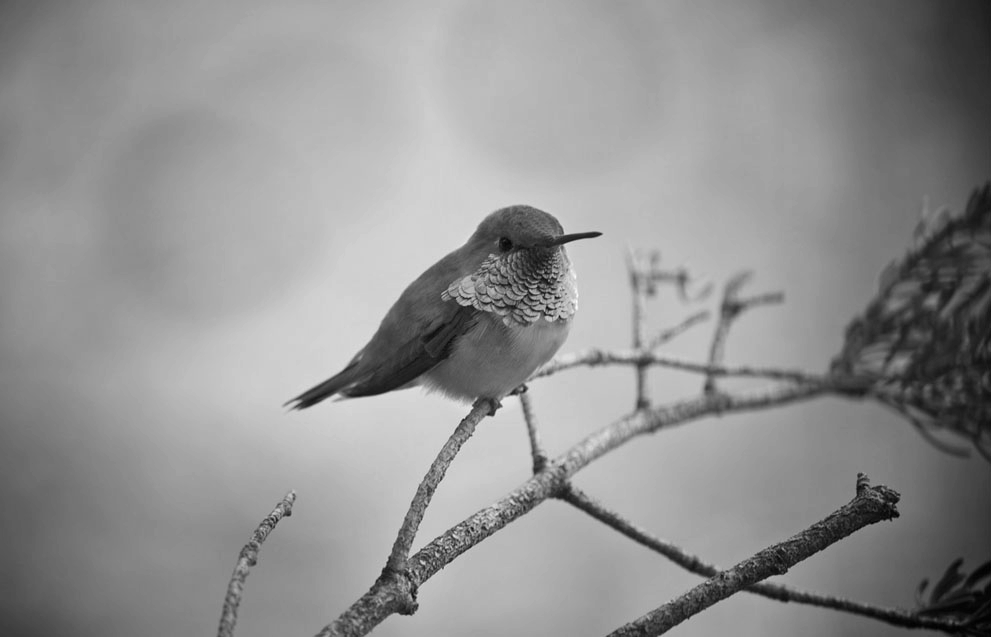
#> input picture CV_HW3_4/bird.png, 991 x 637 px
$ python main.py
#> lines starting #> are read from the running program, lines starting #| are printed output that depends on the picture
import cv2
import imutils as imutils
import numpy as np
from matplotlib import pyplot as plt

img = cv2.imread('bird.png',0)
#> img is the input picture: shape (637, 991); min 0, max 254, mean 145.4

f = np.fft.fft2(img)
fshift = np.fft.fftshift(f)
magnitude1 = 20*np.log(np.abs(fshift))
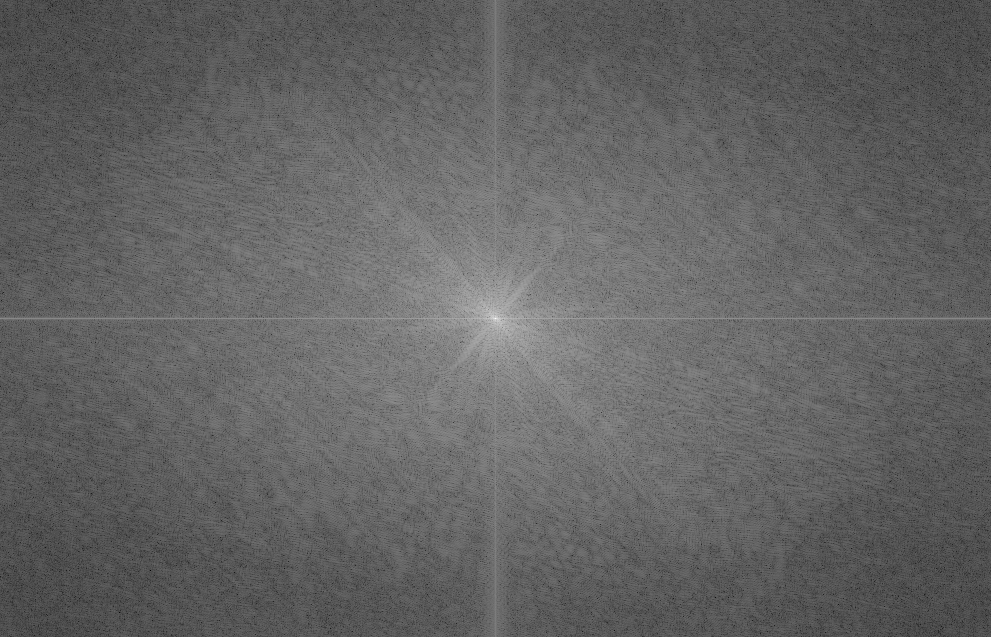
#> magnitude1: shape (637, 991) float64; min 9.13, max 366.7, mean 148.9; drawn with min black and max white

rotated_image = imutils.rotate(img, angle=45)
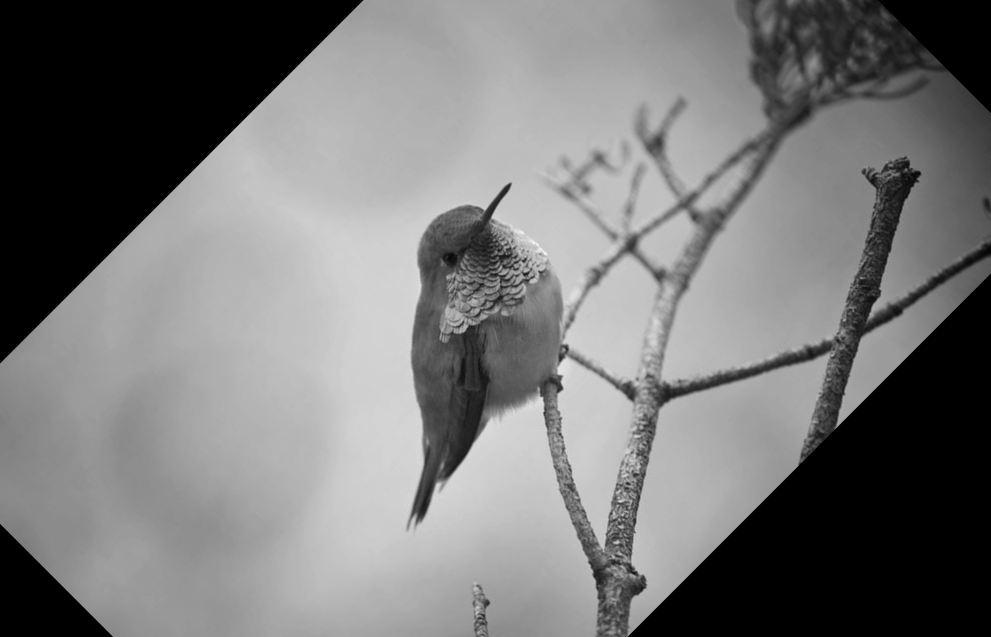
#> rotated_image: shape (637, 991); min 0, max 248, mean 119.5
f2 = np.fft.fft2(rotated_image)
fshift2 = np.fft.fftshift(f2)
magnitude2 = 20*np.log(np.abs(fshift2))
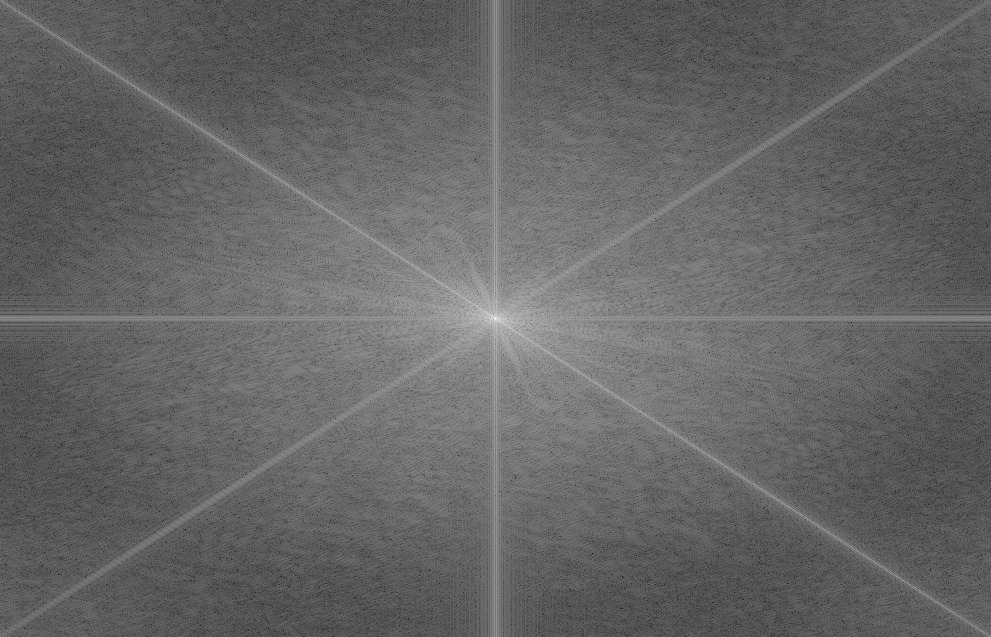
#> magnitude2: shape (637, 991) float64; min 1.15, max 362.8, mean 145; drawn with min black and max white

M = np.float32([[1, 0, 20], [0, 1, 0]]) #translation matrix
(rows, cols) = img.shape[:2]
#> rows = 637; cols = 991
moved_image = cv2.warpAffine(img, M, (cols, rows))
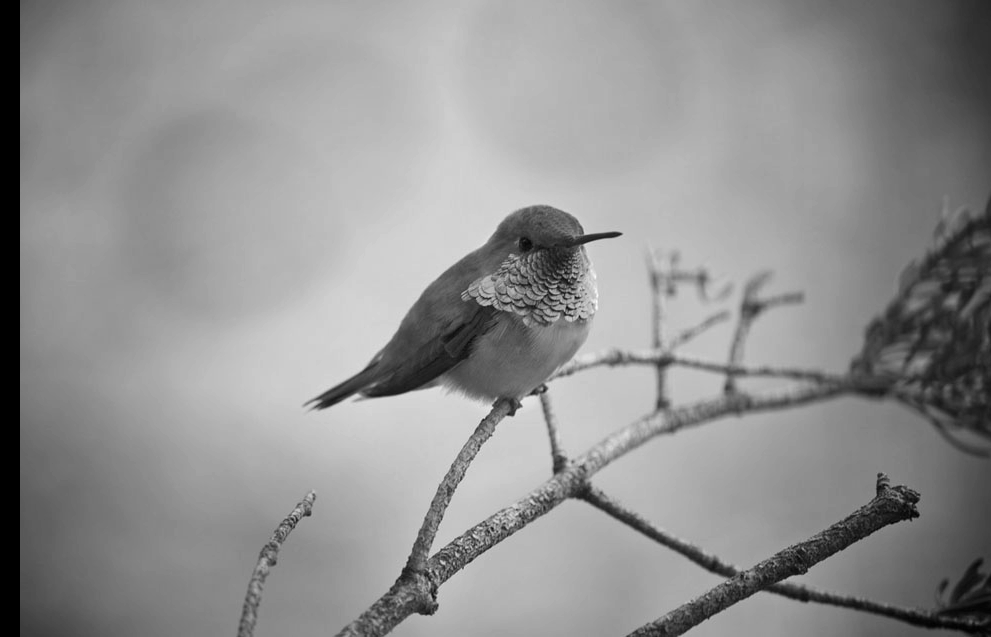
#> moved_image: shape (637, 991); min 0, max 254, mean 144.4
f3 = np.fft.fft2(moved_image)
fshift3 = np.fft.fftshift(f3)
magnitude3 = 20*np.log(np.abs(fshift3))

plt.subplot(331),plt.imshow(img, cmap = 'gray')
plt.title('Input Image'), plt.xticks([]), plt.yticks([])
plt.subplot(332),plt.imshow(magnitude1, cmap = 'gray')
plt.title('Magnitude'), plt.xticks([]), plt.yticks([])
plt.subplot(334),plt.imshow(rotated_image, cmap ='gray')
plt.title('Input Image'), plt.xticks([]), plt.yticks([])
plt.subplot(335),plt.imshow(magnitude2, cmap = 'gray')
plt.title('Magnitude'), plt.xticks([]), plt.yticks([])
plt.subplot(337),plt.imshow(moved_image, cmap = 'gray')
plt.title('Input Image'), plt.xticks([]), plt.yticks([])
plt.subplot(338),plt.imshow(magnitude3, cmap = 'gray')
plt.title('Magnitude'), plt.xticks([]), plt.yticks([])
plt.show()

"""
2)
ba rotate tasvir be andaze 45 daraje, barkhi jahaye tasvir az kadr kharej shode
va barkhi jahaye digar an khali mimanad. behamin dalil engar labe haye vazehi dar
atrafe tasavir rotate shode darim. behamin dalil khat haye movarabi (amud bar labe
haye tasvir asli) dar tasvir furie ijad shode and.

3)
ba shift tasvir be andaze 20 pixel be samt rast, engar yek labe amudi dar ghesmat
chap tasvir ijad shode ast, behamin dalil khat ofoghi tabdil furie kami porrangtar
shode ast

"""
